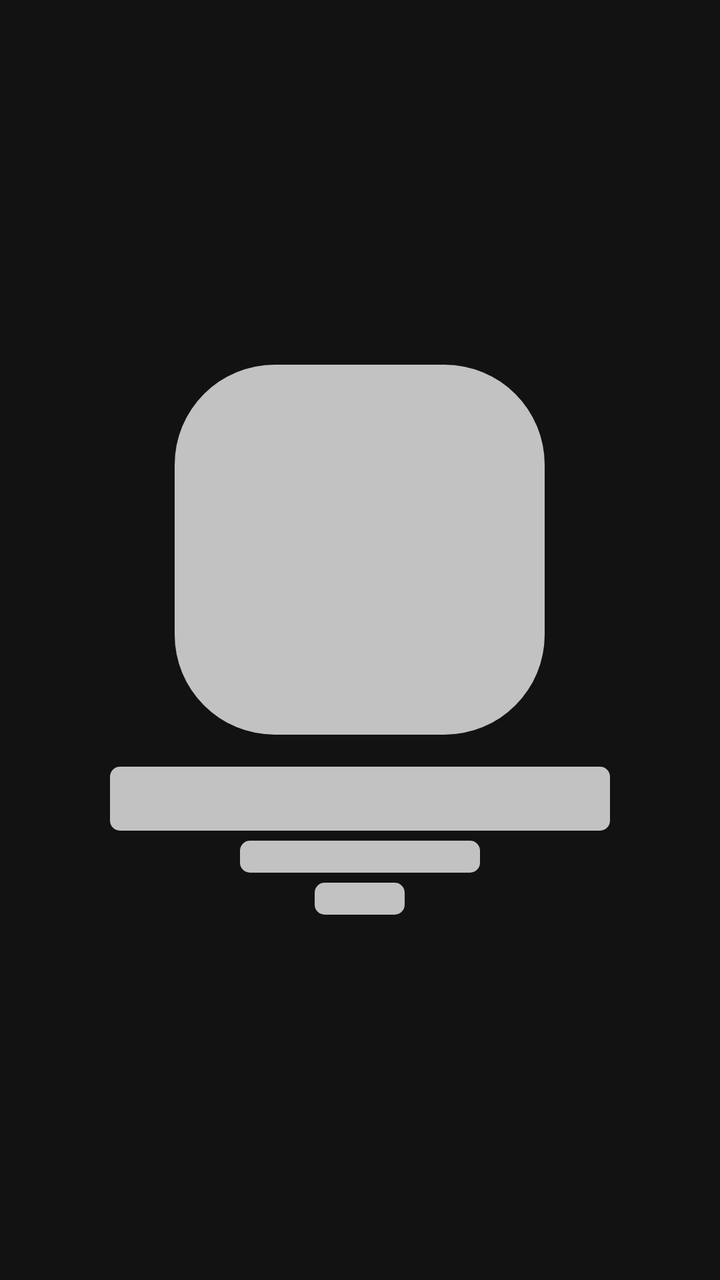
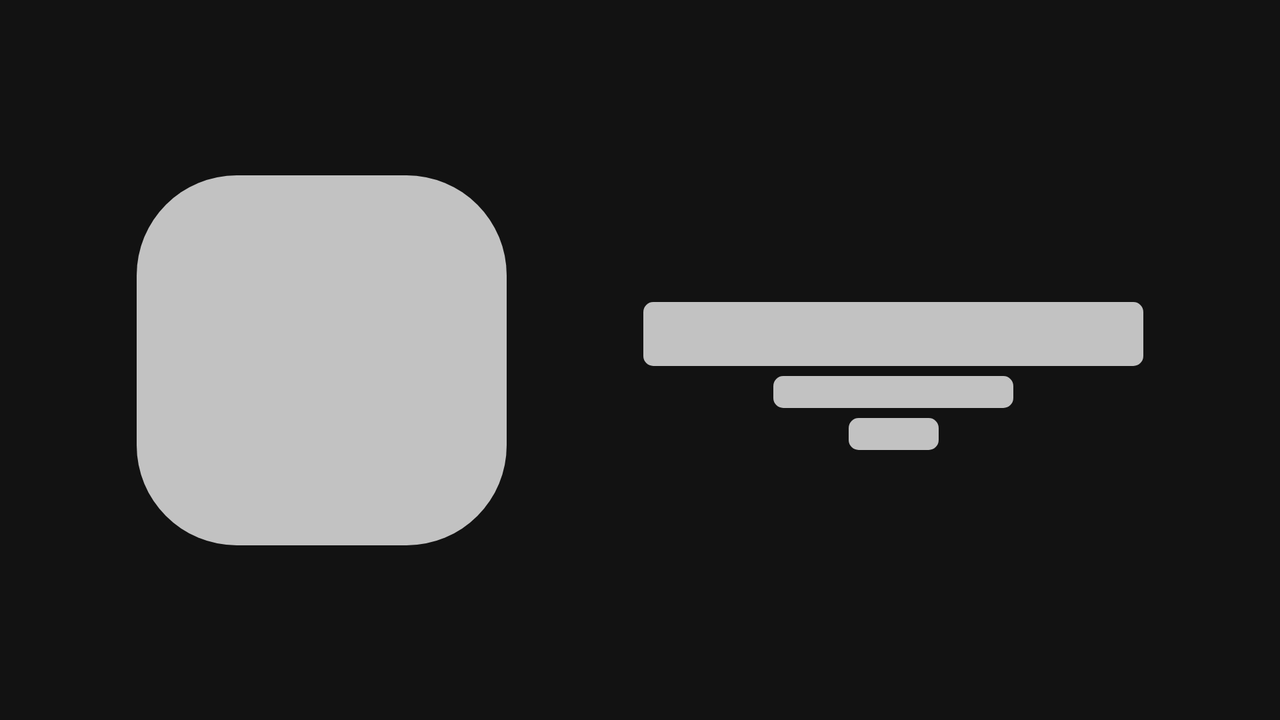

An Android layout and its configuration variant, each rendered on a device that would load it. The default file and the variant file are quoted in full after the pictures.
<!-- AndroidManifest.xml: application theme Theme.Tfs_spring_2024 -->
<!-- res/layout/layout_profile_shimmer.xml -->
<?xml version="1.0" encoding="utf-8"?>
<LinearLayout xmlns:android="http://schemas.android.com/apk/res/android"
    android:layout_width="match_parent"
    android:layout_height="match_parent"
    android:gravity="center"
    android:orientation="vertical">

    <View
        android:layout_width="@dimen/avatar_large_185dp"
        android:layout_height="@dimen/avatar_large_185dp"
        android:background="@drawable/bg_avatar_shimmer" />

    <View
        android:layout_width="250dp"
        android:layout_height="32dp"
        android:layout_marginTop="16dp"
        android:layout_marginBottom="5dp"
        android:background="@drawable/bg_small_rounded_shimmer" />

    <View
        android:layout_width="120dp"
        android:layout_height="16dp"
        android:layout_marginHorizontal="8dp"
        android:layout_marginBottom="5dp"
        android:background="@drawable/bg_small_rounded_shimmer" />

    <View
        android:layout_width="45dp"
        android:layout_height="16dp"
        android:background="@drawable/bg_small_rounded_shimmer" />

</LinearLayout>
<!-- resources referenced by this layout -->
<resources>
  <dimen name="avatar_large_185dp">185dp</dimen>
  <!-- drawable bg_avatar_shimmer (drawable) -->
  <?xml version="1.0" encoding="utf-8"?>
  <shape xmlns:android="http://schemas.android.com/apk/res/android">
      <corners android:radius="50dp" />
      <solid android:color="@color/background_shimmer" />
  </shape>
  <!-- drawable bg_small_rounded_shimmer (drawable) -->
  <?xml version="1.0" encoding="utf-8"?>
  <shape xmlns:android="http://schemas.android.com/apk/res/android">
  
      <corners android:radius="5dp" />
      <solid android:color="@color/background_shimmer" />
  
  </shape>
  <style name="Theme.Tfs_spring_2024" parent="Base.Theme.Tfs_spring_2024" />
  <color name="background_shimmer">#C2C2C2</color>
  <style name="Base.Theme.Tfs_spring_2024" parent="Theme.Material3.DayNight.NoActionBar">
          
          <item name="android:statusBarColor">@color/status_bar_background</item>
          <item name="android:windowBackground">@color/window_background</item>
          <item name="bottomSheetDialogTheme">@style/ModalBottomSheetDialog</item>
          <item name="android:editTextColor">@android:color/white</item>
          <item name="colorOnPrimary">@color/white</item>
          <item name="android:textColorSecondary">@color/white</item>
      </style>
  <color name="status_bar_background">#121212</color>
  <color name="window_background">#121212</color>
  <style name="ModalBottomSheetDialog" parent="ThemeOverlay.Material3.BottomSheetDialog">
          <item name="bottomSheetStyle">@style/ModalBottomSheet</item>
      </style>
  <color name="white">#FFFFFFFF</color>
  <style name="ModalBottomSheet" parent="Widget.Material3.BottomSheet.Modal">
          <item name="backgroundTint">@color/background_element_primary</item>
          <item name="behavior_peekHeight">@dimen/bottom_sheet_peek_height</item>
          <item name="android:maxWidth">10000dp</item>
      </style>
  <color name="background_element_primary">#1C1C1C</color>
  <dimen name="bottom_sheet_peek_height">300dp</dimen>
</resources>
<!-- res/layout-land/layout_profile_shimmer.xml (the repository's variant of the layout above) -->
<!-- drawn on the phone turned sideways -->
<?xml version="1.0" encoding="utf-8"?>
<androidx.constraintlayout.widget.ConstraintLayout xmlns:android="http://schemas.android.com/apk/res/android"
    xmlns:app="http://schemas.android.com/apk/res-auto"
    android:layout_width="match_parent"
    android:layout_height="match_parent"
    android:gravity="center"
    android:orientation="vertical">

    <View
        android:id="@+id/avatar_shimmer"
        android:layout_width="@dimen/avatar_large_185dp"
        android:layout_height="@dimen/avatar_large_185dp"
        android:background="@drawable/bg_avatar_shimmer"
        app:layout_constraintBottom_toBottomOf="parent"
        app:layout_constraintEnd_toStartOf="@id/username_shimmer"
        app:layout_constraintStart_toStartOf="parent"
        app:layout_constraintTop_toTopOf="parent"
        app:layout_constraintVertical_chainStyle="packed" />

    <View
        android:id="@+id/username_shimmer"
        android:layout_width="250dp"
        android:layout_height="32dp"
        android:layout_marginTop="16dp"
        android:layout_marginBottom="5dp"
        android:background="@drawable/bg_small_rounded_shimmer"
        app:layout_constraintBottom_toTopOf="@+id/email_shimmer"
        app:layout_constraintEnd_toEndOf="parent"
        app:layout_constraintStart_toEndOf="@id/avatar_shimmer"
        app:layout_constraintTop_toTopOf="parent"
        app:layout_constraintVertical_chainStyle="packed" />

    <View
        android:id="@+id/email_shimmer"
        android:layout_width="120dp"
        android:layout_height="16dp"
        android:layout_marginHorizontal="8dp"
        android:layout_marginBottom="5dp"
        android:background="@drawable/bg_small_rounded_shimmer"
        app:layout_constraintBottom_toTopOf="@+id/action_shimmer"
        app:layout_constraintEnd_toEndOf="parent"
        app:layout_constraintStart_toEndOf="@id/avatar_shimmer"
        app:layout_constraintTop_toBottomOf="@+id/username_shimmer" />

    <View
        android:id="@+id/action_shimmer"
        android:layout_width="45dp"
        android:layout_height="16dp"
        android:background="@drawable/bg_small_rounded_shimmer"
        app:layout_constraintBottom_toBottomOf="parent"
        app:layout_constraintEnd_toEndOf="parent"
        app:layout_constraintStart_toEndOf="@id/avatar_shimmer"
        app:layout_constraintTop_toBottomOf="@id/email_shimmer" />

</androidx.constraintlayout.widget.ConstraintLayout>
